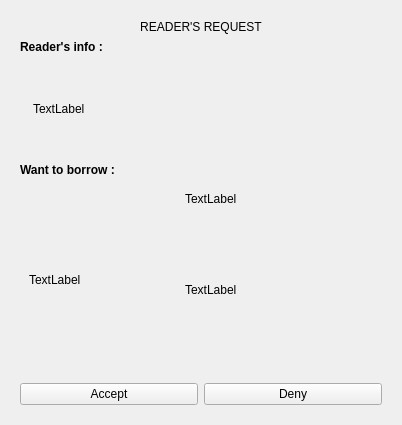
<?xml version="1.0" encoding="UTF-8"?>
<ui version="4.0">
 <class>BookManagement</class>
 <widget class="QWidget" name="BookManagement">
  <property name="geometry">
   <rect>
    <x>0</x>
    <y>0</y>
    <width>402</width>
    <height>425</height>
   </rect>
  </property>
  <property name="windowTitle">
   <string>Form</string>
  </property>
  <layout class="QVBoxLayout" name="verticalLayout">
   <item>
    <widget class="QStackedWidget" name="stackedWidget">
     <property name="currentIndex">
      <number>2</number>
     </property>
     <widget class="QWidget" name="edit_book">
      <layout class="QVBoxLayout" name="verticalLayout_3">
       <item>
        <layout class="QVBoxLayout" name="verticalLayout_2">
         <item>
          <widget class="QLabel" name="label">
           <property name="minimumSize">
            <size>
             <width>0</width>
             <height>50</height>
            </size>
           </property>
           <property name="styleSheet">
            <string notr="true">font: 20pt &quot;Times New Roman&quot;;</string>
           </property>
           <property name="text">
            <string>&lt;html&gt;&lt;head/&gt;&lt;body&gt;&lt;p align=&quot;center&quot;&gt;&lt;span style=&quot; font-weight:600;&quot;&gt;------ EDIT BOOK ------&lt;/span&gt;&lt;/p&gt;&lt;/body&gt;&lt;/html&gt;</string>
           </property>
          </widget>
         </item>
         <item>
          <layout class="QGridLayout" name="gridLayout">
           <item row="0" column="0">
            <widget class="QLabel" name="label_2">
             <property name="text">
              <string>Book's name : </string>
             </property>
            </widget>
           </item>
           <item row="0" column="1">
            <widget class="QLineEdit" name="book_name_edit"/>
           </item>
           <item row="1" column="0">
            <widget class="QLabel" name="label_4">
             <property name="text">
              <string>Genre : </string>
             </property>
            </widget>
           </item>
           <item row="1" column="1">
            <widget class="QLineEdit" name="genre_edit"/>
           </item>
           <item row="2" column="0">
            <widget class="QLabel" name="label_3">
             <property name="text">
              <string>Artist : </string>
             </property>
            </widget>
           </item>
           <item row="2" column="1">
            <widget class="QLineEdit" name="artist_edit"/>
           </item>
           <item row="3" column="0">
            <widget class="QLabel" name="label_6">
             <property name="text">
              <string>Publishing house : </string>
             </property>
            </widget>
           </item>
           <item row="3" column="1">
            <widget class="QLineEdit" name="publishing_house_edit"/>
           </item>
           <item row="4" column="0">
            <widget class="QLabel" name="label_5">
             <property name="text">
              <string>Story about :</string>
             </property>
            </widget>
           </item>
           <item row="4" column="1">
            <widget class="QTextEdit" name="about_edit">
             <property name="minimumSize">
              <size>
               <width>0</width>
               <height>100</height>
              </size>
             </property>
             <property name="maximumSize">
              <size>
               <width>16777215</width>
               <height>150</height>
              </size>
             </property>
            </widget>
           </item>
          </layout>
         </item>
         <item>
          <layout class="QHBoxLayout" name="horizontalLayout">
           <item>
            <widget class="QPushButton" name="Ok_edit_book_button">
             <property name="text">
              <string>OK</string>
             </property>
            </widget>
           </item>
           <item>
            <widget class="QPushButton" name="cancel_edit_book_button">
             <property name="text">
              <string>Cancel</string>
             </property>
            </widget>
           </item>
          </layout>
         </item>
        </layout>
       </item>
      </layout>
     </widget>
     <widget class="QWidget" name="add_book">
      <layout class="QVBoxLayout" name="verticalLayout_5">
       <item>
        <layout class="QVBoxLayout" name="verticalLayout_4">
         <item>
          <widget class="QLabel" name="label_7">
           <property name="minimumSize">
            <size>
             <width>0</width>
             <height>50</height>
            </size>
           </property>
           <property name="styleSheet">
            <string notr="true">font: 20pt &quot;Times New Roman&quot;;</string>
           </property>
           <property name="text">
            <string>&lt;html&gt;&lt;head/&gt;&lt;body&gt;&lt;p align=&quot;center&quot;&gt;&lt;span style=&quot; font-weight:600;&quot;&gt;------ ADD BOOK ------&lt;/span&gt;&lt;/p&gt;&lt;/body&gt;&lt;/html&gt;</string>
           </property>
          </widget>
         </item>
         <item>
          <layout class="QGridLayout" name="gridLayout_2">
           <item row="0" column="0">
            <widget class="QLabel" name="label_8">
             <property name="text">
              <string>Book's name : </string>
             </property>
            </widget>
           </item>
           <item row="0" column="1">
            <widget class="QLineEdit" name="book_name_add"/>
           </item>
           <item row="1" column="0">
            <widget class="QLabel" name="label_9">
             <property name="text">
              <string>Genre : </string>
             </property>
            </widget>
           </item>
           <item row="1" column="1">
            <widget class="QLineEdit" name="genre_add"/>
           </item>
           <item row="2" column="0">
            <widget class="QLabel" name="label_10">
             <property name="text">
              <string>Artist : </string>
             </property>
            </widget>
           </item>
           <item row="2" column="1">
            <widget class="QLineEdit" name="artist_add"/>
           </item>
           <item row="3" column="0">
            <widget class="QLabel" name="label_11">
             <property name="text">
              <string>Publishing house : </string>
             </property>
            </widget>
           </item>
           <item row="3" column="1">
            <widget class="QLineEdit" name="publishing_house_add"/>
           </item>
           <item row="4" column="0">
            <widget class="QLabel" name="label_12">
             <property name="text">
              <string>Story about :</string>
             </property>
            </widget>
           </item>
           <item row="4" column="1">
            <widget class="QTextEdit" name="about_add">
             <property name="minimumSize">
              <size>
               <width>0</width>
               <height>100</height>
              </size>
             </property>
             <property name="maximumSize">
              <size>
               <width>16777215</width>
               <height>150</height>
              </size>
             </property>
            </widget>
           </item>
          </layout>
         </item>
         <item>
          <layout class="QHBoxLayout" name="horizontalLayout_2">
           <item>
            <widget class="QPushButton" name="Ok_add_book_button">
             <property name="text">
              <string>OK</string>
             </property>
            </widget>
           </item>
           <item>
            <widget class="QPushButton" name="cancel_add_book_button">
             <property name="text">
              <string>Cancel</string>
             </property>
            </widget>
           </item>
          </layout>
         </item>
        </layout>
       </item>
      </layout>
     </widget>
     <widget class="QWidget" name="librarian_noti">
      <layout class="QVBoxLayout" name="verticalLayout_9">
       <item>
        <layout class="QVBoxLayout" name="verticalLayout_8">
         <item>
          <widget class="QLabel" name="label_13">
           <property name="styleSheet">
            <string notr="true">font: 24pt &quot;Myriad Pro&quot;;</string>
           </property>
           <property name="text">
            <string>&lt;html&gt;&lt;head/&gt;&lt;body&gt;&lt;p align=&quot;center&quot;&gt;READER'S REQUEST&lt;/p&gt;&lt;/body&gt;&lt;/html&gt;</string>
           </property>
          </widget>
         </item>
         <item>
          <layout class="QVBoxLayout" name="verticalLayout_7" stretch="0,1,0,2">
           <item>
            <widget class="QLabel" name="label_14">
             <property name="styleSheet">
              <string notr="true">font: 14pt &quot;Myriad Pro&quot;;</string>
             </property>
             <property name="text">
              <string>&lt;html&gt;&lt;head/&gt;&lt;body&gt;&lt;p&gt;&lt;span style=&quot; font-weight:600;&quot;&gt;Reader's info : &lt;/span&gt;&lt;/p&gt;&lt;/body&gt;&lt;/html&gt;</string>
             </property>
            </widget>
           </item>
           <item>
            <layout class="QHBoxLayout" name="horizontalLayout_5" stretch="0,1">
             <item>
              <widget class="QLabel" name="label_16">
               <property name="text">
                <string/>
               </property>
              </widget>
             </item>
             <item>
              <widget class="QLabel" name="user_info">
               <property name="styleSheet">
                <string notr="true">font: 14pt &quot;Myriad Pro&quot;;</string>
               </property>
               <property name="text">
                <string>TextLabel</string>
               </property>
              </widget>
             </item>
            </layout>
           </item>
           <item>
            <widget class="QLabel" name="label_15">
             <property name="styleSheet">
              <string notr="true">font: 14pt &quot;Myriad Pro&quot;;</string>
             </property>
             <property name="text">
              <string>&lt;html&gt;&lt;head/&gt;&lt;body&gt;&lt;p&gt;&lt;span style=&quot; font-weight:600;&quot;&gt;Want to borrow :&lt;/span&gt;&lt;/p&gt;&lt;/body&gt;&lt;/html&gt;</string>
             </property>
            </widget>
           </item>
           <item>
            <widget class="QWidget" name="widget" native="true">
             <property name="maximumSize">
              <size>
               <width>16777215</width>
               <height>250</height>
              </size>
             </property>
             <layout class="QHBoxLayout" name="horizontalLayout_3">
              <item>
               <widget class="QLabel" name="book_image">
                <property name="maximumSize">
                 <size>
                  <width>150</width>
                  <height>200</height>
                 </size>
                </property>
                <property name="text">
                 <string>TextLabel</string>
                </property>
                <property name="scaledContents">
                 <bool>true</bool>
                </property>
               </widget>
              </item>
              <item>
               <layout class="QVBoxLayout" name="verticalLayout_6" stretch="0,1">
                <item>
                 <widget class="QLabel" name="book_name">
                  <property name="text">
                   <string>TextLabel</string>
                  </property>
                  <property name="wordWrap">
                   <bool>true</bool>
                  </property>
                 </widget>
                </item>
                <item>
                 <widget class="QLabel" name="book_info">
                  <property name="styleSheet">
                   <string notr="true">font: 12pt &quot;Myriad Pro&quot;;</string>
                  </property>
                  <property name="text">
                   <string>TextLabel</string>
                  </property>
                 </widget>
                </item>
               </layout>
              </item>
             </layout>
            </widget>
           </item>
          </layout>
         </item>
        </layout>
       </item>
       <item>
        <layout class="QHBoxLayout" name="horizontalLayout_4">
         <item>
          <widget class="QPushButton" name="accept_button">
           <property name="text">
            <string>Accept</string>
           </property>
          </widget>
         </item>
         <item>
          <widget class="QPushButton" name="deny_button">
           <property name="text">
            <string>Deny</string>
           </property>
          </widget>
         </item>
        </layout>
       </item>
      </layout>
     </widget>
     <widget class="QWidget" name="order_book"/>
    </widget>
   </item>
  </layout>
 </widget>
 <resources/>
 <connections/>
</ui>
